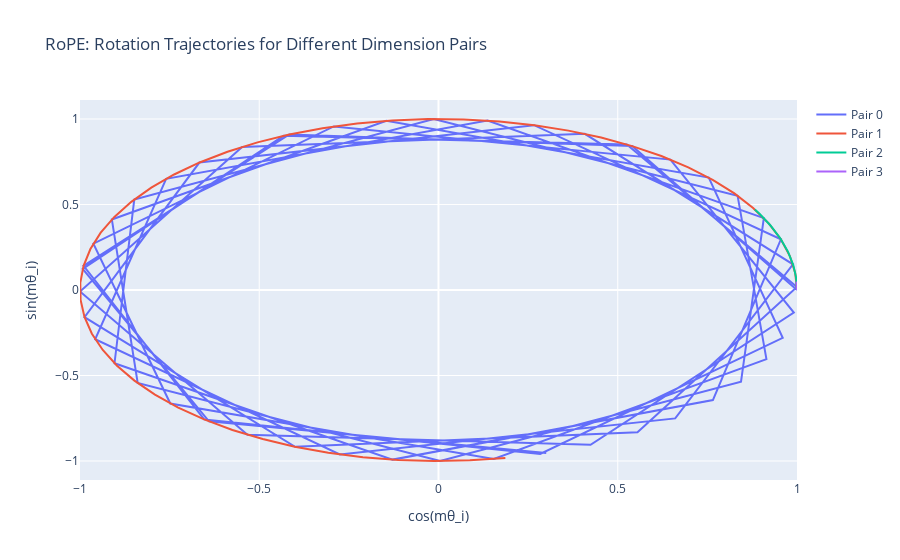

Notebook code for this chart:
### Markdown cell above
## Multi-Frequency Encoding: Local and Global Context
Each pair of dimensions is rotated by a different frequency, determined by θ_i = 1 / (base^(2i/d)). Early pairs (small i) rotate quickly, capturing local relationships. Later pairs (large i) rotate slowly, capturing global context. This multi-scale approach is more powerful than using a single frequency.

### Code cell
import plotly.graph_objs as go
import numpy as np

positions = np.arange(0, 50)
d = 8  # example dimensionality
base = 10000

traces = []
for i in range(d // 2):
    theta_i = 1 / (base ** (2 * i / d))
    angles = positions * theta_i
    x = np.cos(angles)
    y = np.sin(angles)
    traces.append(go.Scatter(x=x, y=y, mode='lines', name=f'Pair {i}'))

layout = go.Layout(title='RoPE: Rotation Trajectories for Different Dimension Pairs',
                   xaxis=dict(title='cos(mθ_i)'),
                   yaxis=dict(title='sin(mθ_i)'))
fig = go.Figure(data=traces, layout=layout)
fig.show()
